Frame 1 (no input): blank canvas, image omitted
Frame 60 (the mouse pressed at the canvas centre just before this capture): blank canvas, image omitted
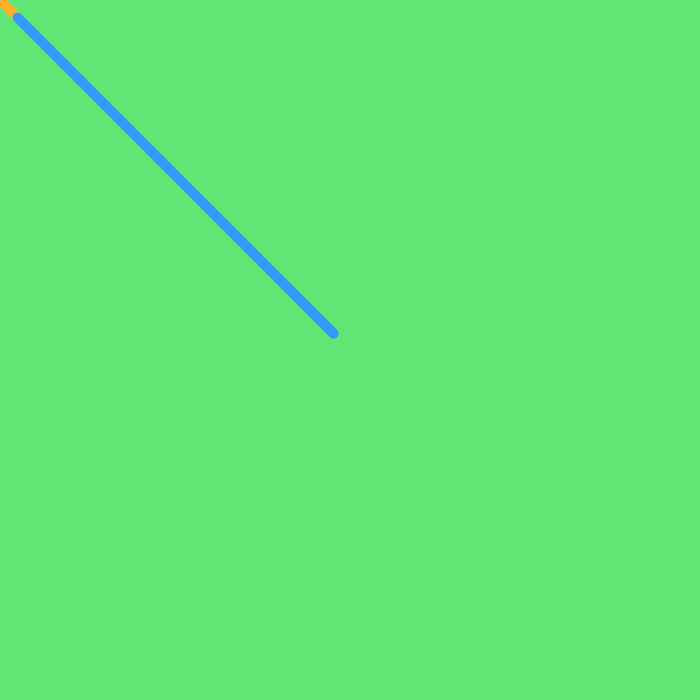
Frame 120 (the mouse held since frame 60 and released just before this capture)

The Processing sketch whose frames 1 and 60 were blank and that drew this single picture after the mouse press (run headless with seeded random() and noise(); from frame 60 on, the mouse is pressed at the canvas centre):

// Processing sketch: processing_20728
// ── processing_20728.pde

float x;
float y;
float px;
float py;
float easing = .05;

void setup(){
  size(700,700);
  background(#60E674);
  smooth();
  stroke(#FFB031);
}

void draw(){
  float targetX = mouseX;
  x+=(targetX - x) * easing;
  float targetY = mouseY;
  y+=(targetY - y) * easing;
  int weight = 10;
  strokeWeight(weight);
  line(x,y,px,py);
  py=y;
  px=x;
  if (mousePressed) {
 stroke(#3199FF);
      
  }else{
    stroke(#FFB031);
    
    
    if(keyPressed){
         if(weight<250){
          if(key == 'w'){
            weight++;
          }
         }
         if(weight>1){
          if(key == 'e' ){
            weight--;
          }
        }
        }
   
  }
  }


                
                
